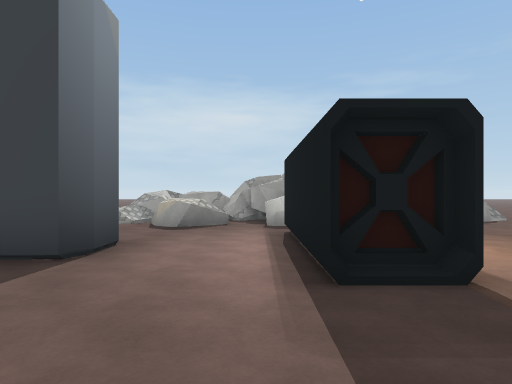
View 1 (above)

22 first-person views from a walk through a Unity game level. The camera is 1.5 m above the floor, looks level and sees 75° across. The floor is counted in squares, 2 m on a side. Each view is taken from the middle of a square. On the plan, view 1 faces up. The plan holds only what a view shows up to about 11 squares ahead; the rest is blank. The place goes on beyond the plan. The player is left out. Some surface patterns are stand-ins.

View 2
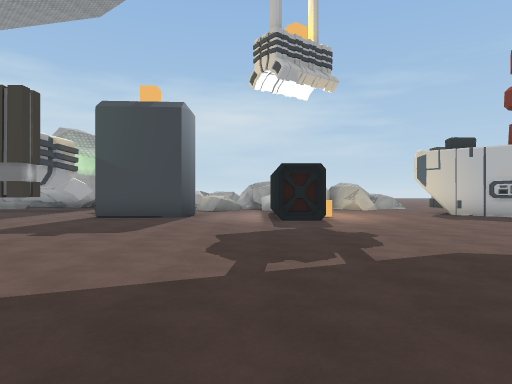

View 3
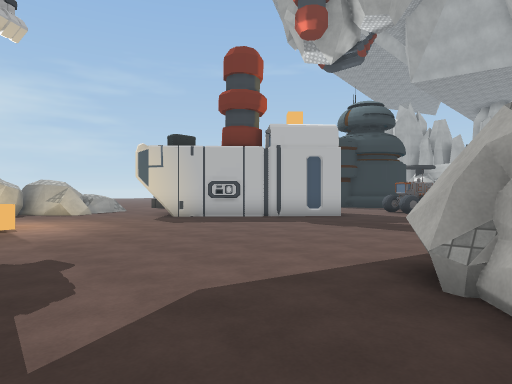

View 4
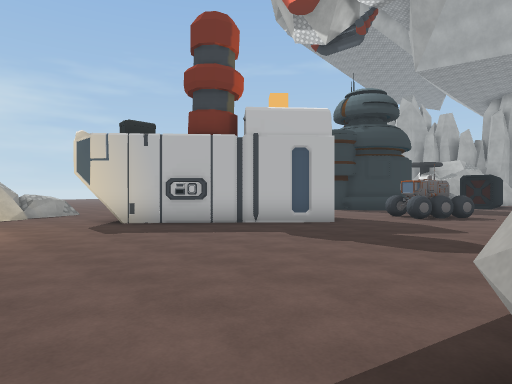

View 5
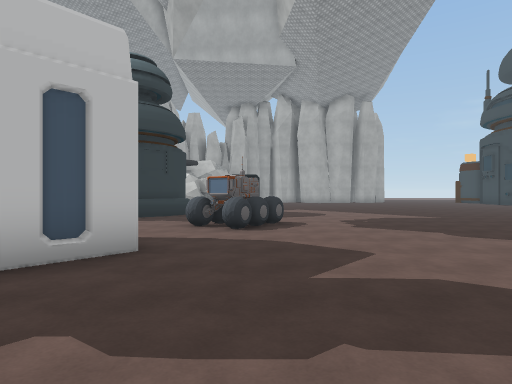

View 6
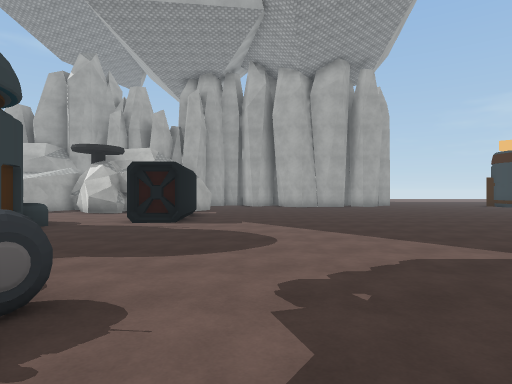

View 7
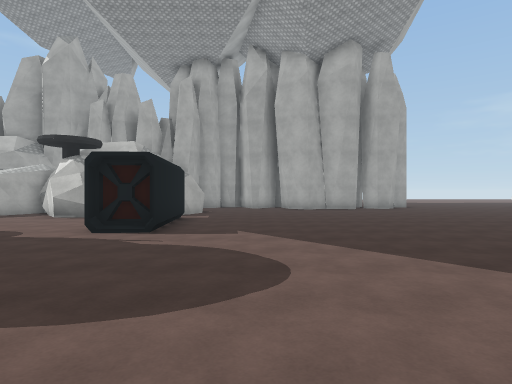

View 8
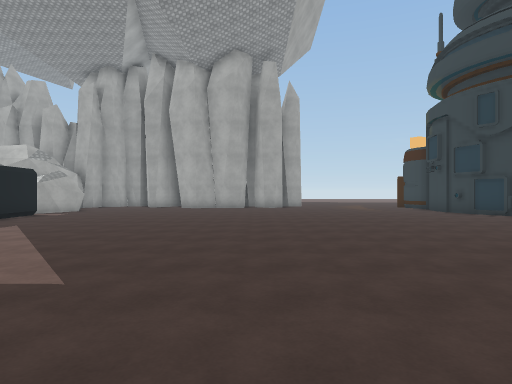

View 9
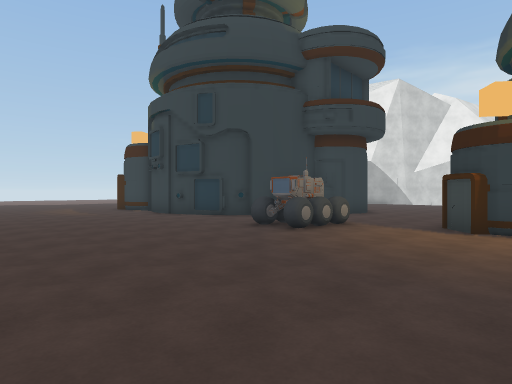

View 10
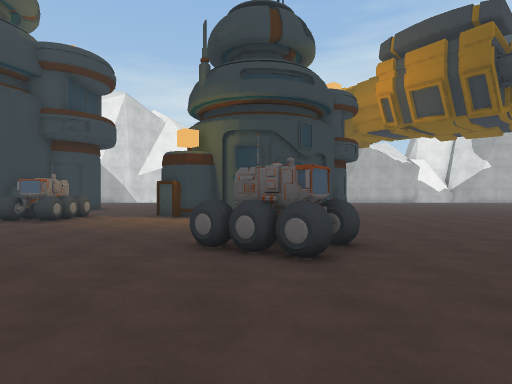

View 11
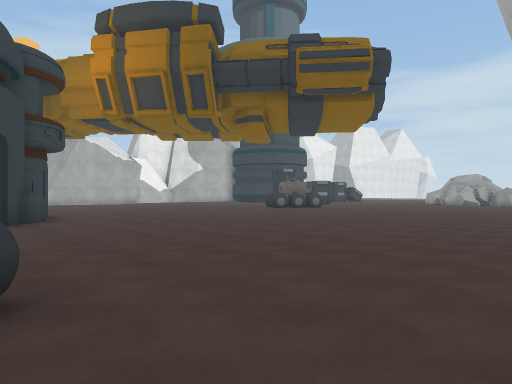

View 12
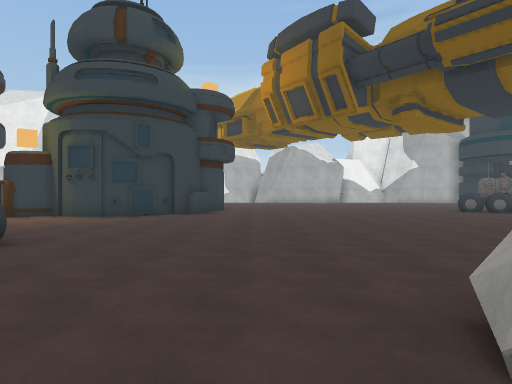

View 13
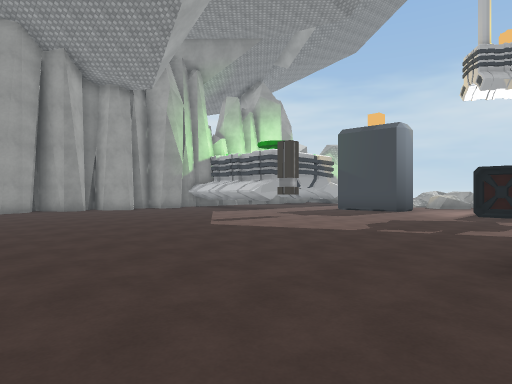

View 14
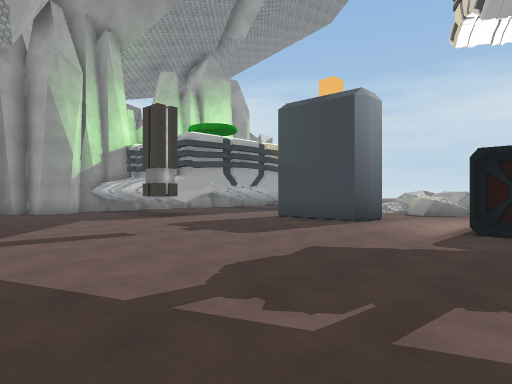

View 15
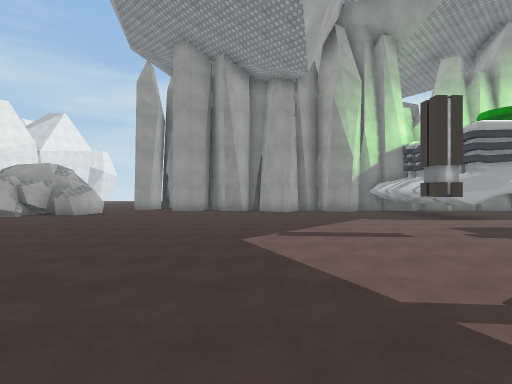

View 16
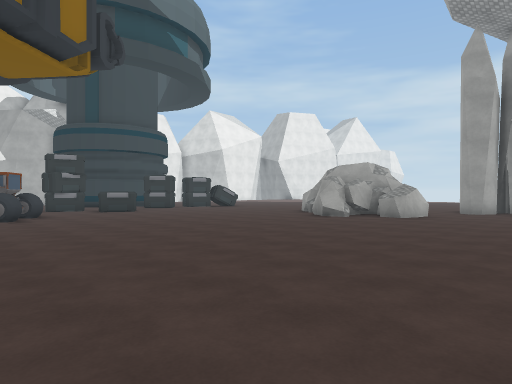

View 17
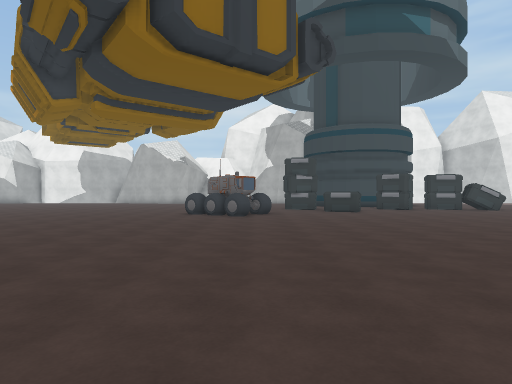

View 18
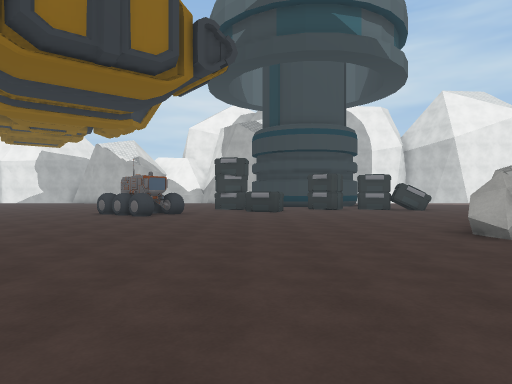

View 19
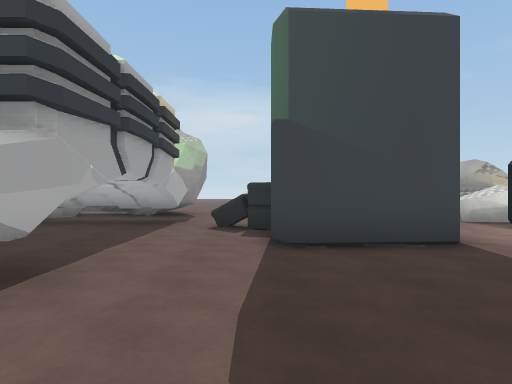

View 20
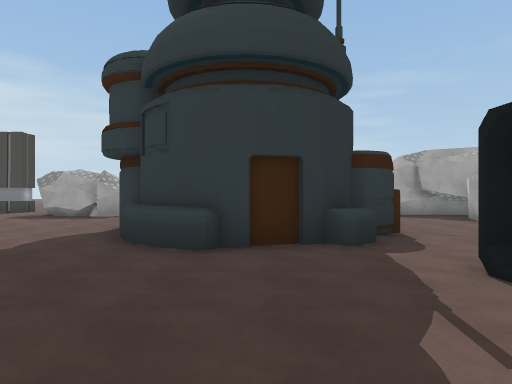

View 21
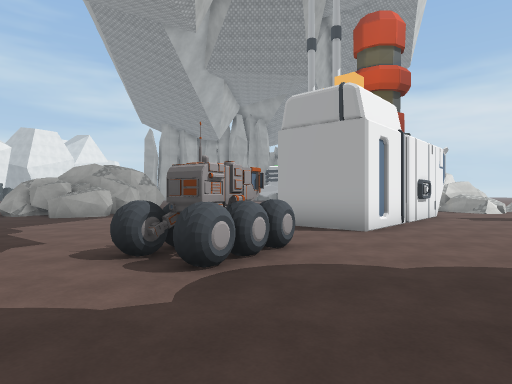

View 22
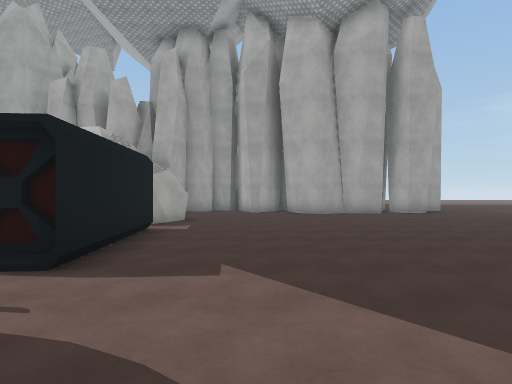

### Floor plan
Key: @ floor where view 1 was taken; # wall or solid block; . floor; / step, stairs or slope; = window, fence, low wall or low ledge; ^ raised ledge; C orange cube; B building; O other object.
Columns run from 10 left of view 1 to 28 right of it. Each row starts with its distance up from view 1.
  9 #....  = #######=.. .####        ###
  8 #  #.. /==.^#.##.........       ...#
  7 ####.. ./... ............       ..##
  6  ###OO  ...O ....##.......     ....#
  5  ....O  O..# ...####......B    ....#
  4  .....OOO..#C.....###.....B  ##...##
  3    #.......#.......###....B###....#
  2   ##................#............
  1  ###...................OO.....O# O ##
  0  .........@............OOO.....###..#..
 -1 ......O................................
 -2 .......................................
 -3  .............##.......................
 -4  ............ #  ##....................
 -5  ............    #^.. .................
 -6  .............   #...  ................
 -7 ..............   #.....................
 -8 .......................................
 -9 .......................OO..............
-10 #^.....................OOO.............
-11 ##....................................
-12  ##..................................
-13   ..................................
-14  ............................OO....
-15  .......................#.#..OO .##
-16 ..........O...........### ##..  B#
-17 .........OOO.........B      ..

Positions as (right, up) in squares from view 1, and headings:
1: (0, 0), facing up
2: (0, -6), facing up
3: (1, -4), facing up-right
4: (3, -3), facing up-right
5: (6, 0), facing right
6: (12, -2), facing right
7: (14, -2), facing right
8: (13, -7), facing right
9: (15, -8), facing down-right
10: (14, -5), facing down
11: (13, -7), facing down-left
12: (9, -5), facing down
13: (3, -9), facing up-left
14: (2, -4), facing up-left
15: (2, -4), facing left
16: (1, -6), facing down-left
17: (-1, -6), facing down
18: (-4, -6), facing down
19: (-5, -1), facing up
20: (18, -2), facing up
21: (18, 1), facing left
22: (17, -2), facing right
